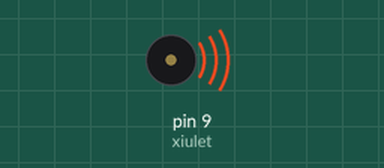
Simulated run of this sketch. Board: Arduino Uno, built with avr-gcc and run on an emulated ATmega328P. Parts: buzzer (waves = sounding).

Above: at 0.3 s.
At 5.7 s:
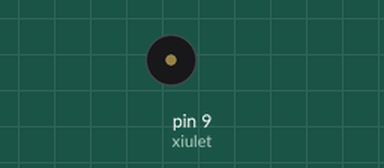
Timing chart, 0 to 6.9 s (numbered marks = the images above):
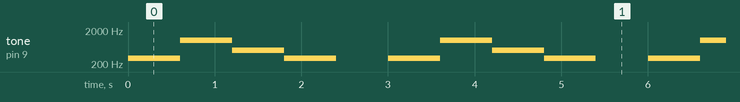

The sketch:

Sirena.3.ino
```cpp
/***********************************************************
**                                                        **
**                      Títol: SIRENA                     **
**                                                        **
**                                                        **
**                                                        **
**   NOM: Gerard Gonzalez Torres             Data:        **
***********************************************************/
//*********************** INCLUDE **************************

//********************** VARIABLES *************************
const byte xiulet = 9;
unsigned long temps = 600;
//************************ SETUP ***************************
void setup() {
  pinMode(xiulet, OUTPUT);

}
//************************* LOOP ***************************
void loop() {
  tone(xiulet, 300, temps);
  delay(temps);
  tone(xiulet, 1000, temps);
  delay(temps);
  tone(xiulet, 500, temps);
  delay(temps);
  tone(xiulet, 300, temps);
  delay(temps);
  tone(xiulet, 0, temps);
  delay(temps);
}
//*********************** FUNCTIONS ************************
```

Measured:
- by itself, tone on pin 9 (xiulet): repeats every 3.0 s: 1000 Hz 0.60 s, 500 Hz 0.60 s, 300 Hz 0.60 s, silent 0.60 s, 300 Hz 0.60 s
